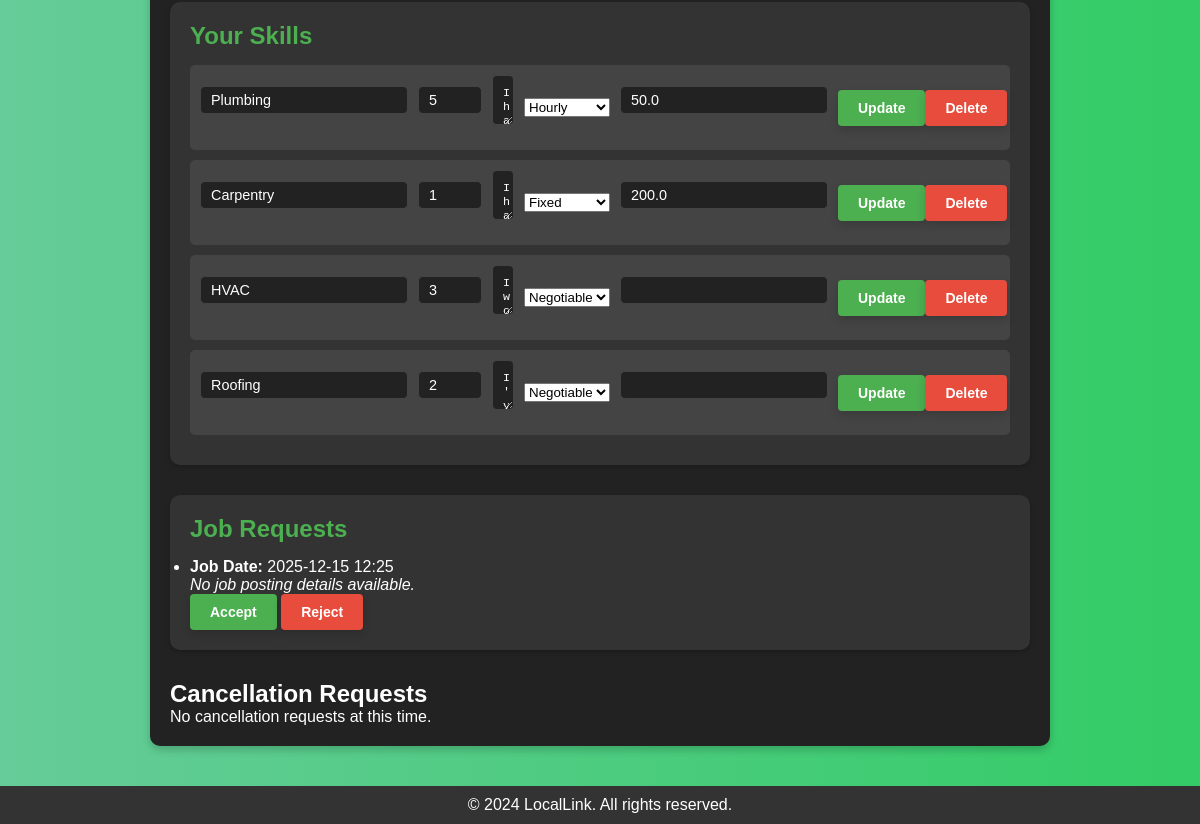
/profile/3 (signed in, lower part), run on an earlier commit of the app's database.
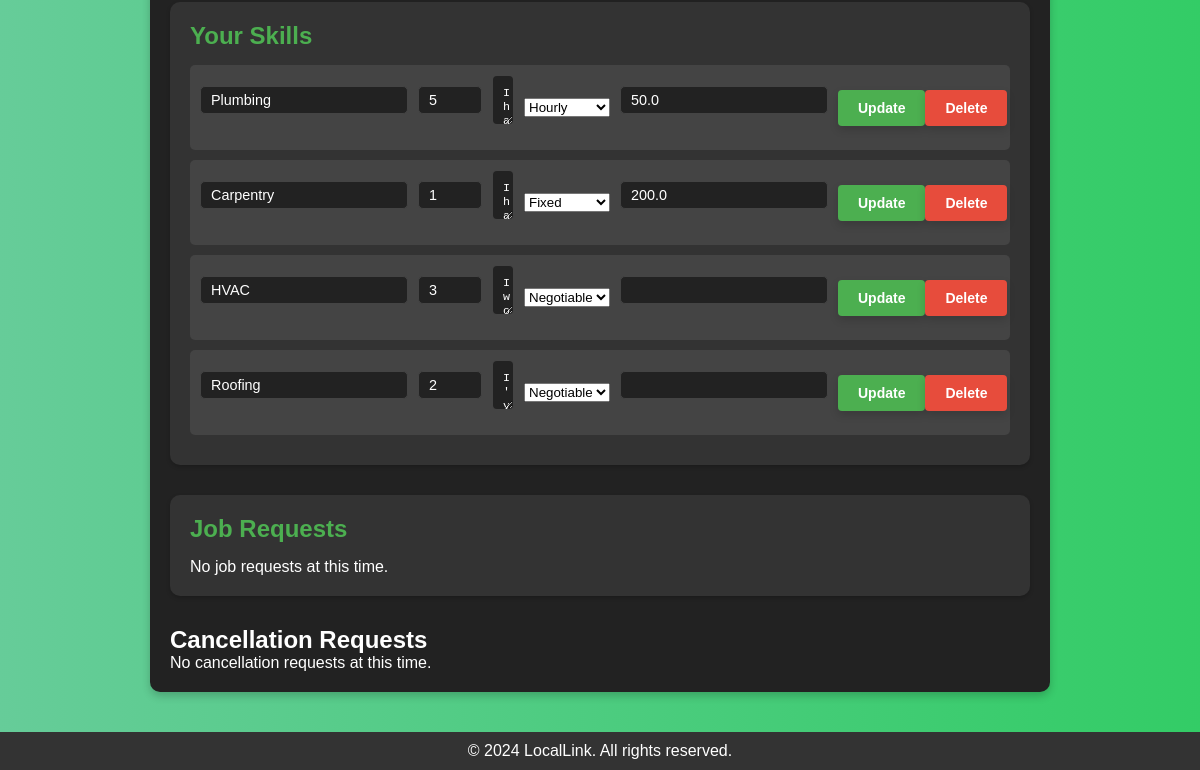
And on a later commit of the database.
### app/models/skill.py (models this page shows, shortened)
class Skill(db.Model):
    __tablename__ = 'skills'
    id = db.Column(db.Integer, primary_key=True)
    skill_name = db.Column(db.String(120), nullable=False)
    experience_level = db.Column(db.Integer, nullable=False)  # Changed to Integer
    worker_id = db.Column(db.Integer, db.ForeignKey('workers.id'), nullable=False)
    description = db.Column(db.Text, default="No description provided", nullable=False)
    rate_type = db.Column(db.String(20), default="negotiable", nullable=False)
    rate_value = db.Column(db.Float, nullable=True)
    worker = db.relationship('Worker', back_populates='skills')

### app/models/contract.py (models this page shows)
class Contract(db.Model):
    __tablename__ = 'contracts'
    id = db.Column(db.Integer, primary_key=True)
    worker_id = db.Column(db.Integer, db.ForeignKey('workers.id'), nullable=False)
    employer_id = db.Column(db.Integer, db.ForeignKey('employers.id'), nullable=False)
    job_posting_id = db.Column(db.Integer, db.ForeignKey('job_postings.id'), nullable=True)
    status = db.Column(db.String(50), default='pending')  # pending, accepted, completed, etc.
    created_at = db.Column(db.DateTime, default=datetime.utcnow)
    job_date = db.Column(db.DateTime, nullable=False)  # New column for the job date
    worker = db.relationship('Worker', back_populates='contracts')
    employer = db.relationship('Employer', back_populates='contracts')
    job_posting = db.relationship('JobPosting', backref='contracts')  # New relationship for job postings

### app/routes/worker_routes.py (the view, shortened to what this page needs)
@worker_bp.route('/profile/<int:worker_id>', methods=['GET', 'POST'])
def worker_profile(worker_id):
    worker = Worker.query.get_or_404(worker_id)
    if session.get('worker_id') != worker_id:
        flash("You are not authorized to edit this profile.", "danger")
        return redirect(url_for('home.home'))
    form = WorkerProfileForm(obj=worker)
    worker_skills = Skill.query.filter_by(worker_id=worker_id).all()
    pending_requests = Contract.query.filter_by(worker_id=worker_id, status='pending').order_by(Contract.job_date).all()
    return render_template('worker_profile.html',
                           worker=worker,
                           form=form,
                           skills=worker_skills,
                           pending_requests=pending_requests)

### app/forms.py
class WorkerProfileForm(FlaskForm):
    about_me = TextAreaField('About Me', validators=[DataRequired()])
    zip_code = StringField('ZIP Code', validators=[DataRequired()])
    travel_distance = IntegerField('Travel Distance (miles)', validators=[DataRequired(), NumberRange(min=1)])
    skill_name = StringField('Skill Name', validators=[Optional()])
    experience_level = IntegerField('Experience Level (1-5)', validators=[Optional(), NumberRange(min=1, max=5)])
    description = TextAreaField('Skill Description', validators=[Optional()])
    rate_type = SelectField(
        'Rate Type',
        choices=[('fixed', 'Fixed'), ('hourly', 'Hourly'), ('negotiable', 'Negotiable')],
        default='negotiable'
    )
    rate_value = FloatField(
        'Rate Value',
        validators=[Optional(), NumberRange(min=0)],
        render_kw={"placeholder": "Leave blank if negotiable"}
    )
    submit = SubmitField('Save Changes')

### app/templates/worker_profile.html (shortened to what this page needs)
<!DOCTYPE html>
<html lang="en">
<head>
    <link rel="stylesheet" href="{{ url_for('static', filename='css/worker_profile.css') }}">
</head>
<body>
    <main>
        <section class="profile-card">
            <div class="worker-skills">
                <h2>Your Skills</h2>
                <ul>
                    {% for skill in skills %}
                    <li>
                        <form method="POST" action="{{ url_for('worker.update_skill', skill_id=skill.id) }}" style="display: flex; gap: 10px;">
                            <input type="text" name="skill_name" value="{{ skill.skill_name }}" required>
                            <input type="number" name="experience_level" value="{{ skill.experience_level }}" min="1" max="5" required>
                            <textarea name="description">{{ skill.description }}</textarea>
                            <select name="rate_type" onchange="toggleRateValue(this, {{ skill.id }})">
                                <option value="fixed" {% if skill.rate_type == "fixed" %}selected{% endif %}>Fixed</option>
                                <option value="hourly" {% if skill.rate_type == "hourly" %}selected{% endif %}>Hourly</option>
                                <option value="negotiable" {% if skill.rate_type == "negotiable" %}selected{% endif %}>Negotiable</option>
                            </select>
                            <input type="number" name="rate_value" value="{{ skill.rate_value if skill.rate_value is not none else '' }}" step="0.01" {% if skill.rate_type == "negotiable" %}disabled{% endif %}>
                            <button type="submit" class="button">Update</button>
                        </form>
                        <form method="POST" action="{{ url_for('worker.delete_skill', skill_id=skill.id) }}" style="display: inline;">
                            <button type="submit" class="button danger">Delete</button>
                        </form>
                    </li>
                    {% endfor %}
                </ul>
            </div>
            <div class="job-requests">
                <h2>Job Requests</h2>
                {% if pending_requests %}
                    <ul>
                        {% for request in pending_requests %}
                        <li>
                            <p><strong>Job Date:</strong> {{ request.job_date.strftime('%Y-%m-%d %H:%M') }}</p>
                            {% if request.job_posting %}
                                <p><strong>Description:</strong> {{ request.job_posting.description }}</p>
                                <p><strong>Rate:</strong> ${{ "{:.2f".format(request.job_posting.rate) }}</p>
                            {% else %}
                                <p><em>No job posting details available.</em></p>
                            {% endif %}
                            <form method="POST" action="{{ url_for('worker.worker_accept_job', job_id=request.id) }}" style="display: inline;">
                                <button type="submit" class="button">Accept</button>
                            </form>
                            <form method="POST" action="{{ url_for('worker.reject_job', job_id=request.id) }}" style="display: inline;">
                                <button type="submit" class="button danger">Reject</button>
                            </form>
                        </li>
                        {% endfor %}
                    </ul>
                {% else %}
                    <p>No job requests at this time.</p>
                {% endif %}
            </div>
            <div class="cancellation-requests">
                <h2>Cancellation Requests</h2>
                {% if cancel_requests %}
                    <ul>
                        {% for job in cancel_requests %}
                            <li>
                                <p><strong>{{ job.title }}</strong></p>
                                <p>{{ job.description }}</p>
                                <p><em>Rate:</em> ${{ job.rate }}</p>
                                <p><em>Requested:</em> {{ job.created_at.strftime('%Y-%m-%d %H:%M:%S') }}</p>
                                <form method="POST" action="{{ url_for('worker.approve_cancellation', job_id=job.id) }}">
                                    <button type="submit" class="button">Approve Cancellation</button>
                                </form>
                            </li>
                        {% endfor %}
                    </ul>
                {% else %}
                    <p>No cancellation requests at this time.</p>
                {% endif %}
            </div>
        </section>
    </main>
    <footer>
        <p>&copy; 2024 LocalLink. All rights reserved.</p>
    </footer>
</body>
</html>

### app/static/css/worker_profile.css (style rules this page uses)
* { margin: 0; padding: 0; box-sizing: border-box; }
body { font-family: Arial, sans-serif; background: linear-gradient(to right, #66cc99, #33cc66); color: #333; display: flex; flex-direction: column; min-height: 100vh; margin: 0; }
main { flex-grow: 1; display: flex; justify-content: center; align-items: center; padding: 40px; }
.profile-card { background-color: #222; color: white; border-radius: 10px; box-shadow: 0 4px 8px rgba(0, 0, 0, 0.2); padding: 20px; max-width: 900px; width: 100%; display: flex; flex-direction: column; gap: 30px; }
.worker-details, .worker-skills, .job-requests { padding: 20px; background-color: #333; border-radius: 10px; box-shadow: 0 2px 4px rgba(0, 0, 0, 0.2); }
.worker-details h2, .worker-skills h2, .job-requests h2 { color: #4CAF50; font-size: 1.5em; margin-bottom: 15px; }
textarea, input[type="text"], input[type="number"] { width: 100%; padding: 10px; border: 1px solid #444; border-radius: 5px; background-color: #222; color: white; font-size: 0.9em; margin-bottom: 15px; }
.worker-skills ul { list-style: none; padding: 0; }
.worker-skills ul li { display: flex; justify-content: space-between; align-items: center; margin-bottom: 10px; background-color: #444; padding: 10px; border-radius: 5px; color: #ddd; }
.worker-skills ul li form { display: flex; gap: 10px; align-items: center; }
.worker-skills ul li form input { width: auto; padding: 5px 10px; font-size: 0.9em; }
.button { display: inline-block; padding: 10px 20px; background-color: #4CAF50; color: white; text-decoration: none; font-size: 14px; font-weight: bold; border-radius: 4px; border: none; box-shadow: 0 4px 8px rgba(0, 0, 0, 0.15); cursor: pointer; transition: background-color 0.3s, transform 0.2s; }
.button.danger { background-color: #e74c3c; }
footer { text-align: center; padding: 10px; background-color: #333; color: white; margin-top: auto; }

What changed in the data, as far as the page shows it:
no longer on this page (row edited): Contract: job_date "2025-12-15 12:25"
Also different on the page:
text now shown: "No job requests at this time."
